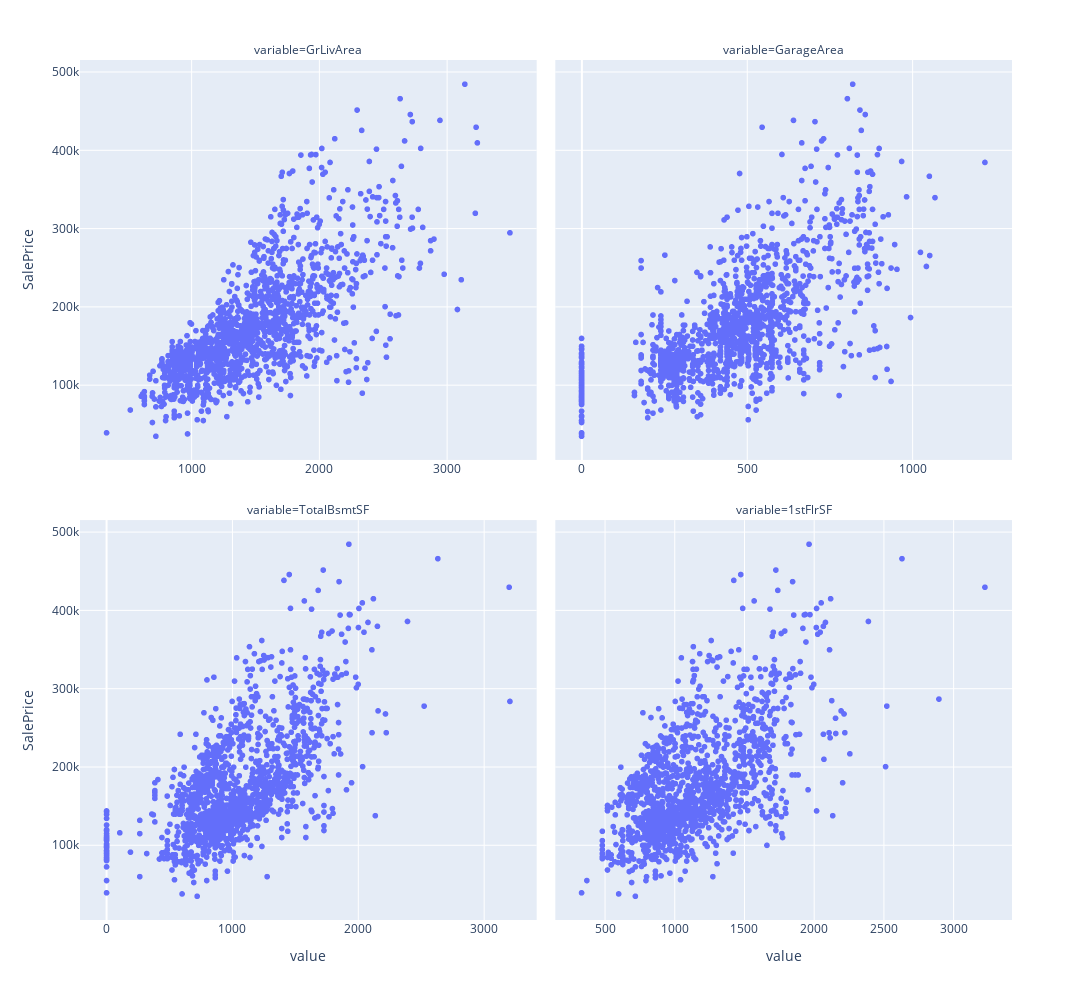

Source (notebook cell):
### Markdown cell above
### ***Outlier temizliginden sonra grafikler***

### Code cell
# surekli degiskenler icin scatterplot grafigi
f = pd.melt(house_prices, id_vars=['SalePrice'], value_vars=high_corr_cont)

fig = px.scatter(f, x="value", y="SalePrice",  facet_col="variable", facet_col_wrap=2)
fig.update_layout(width=1300, height=1000)
# x axis ini paylasmama ve tick label gosterimi icin
fig.update_xaxes(matches=None, showticklabels=True)
#fig.update_xaxes(showticklabels=True, row=0)
fig.show()

### Figure 1 — Plotly figure (JSON) as saved in the notebook; plotly's stock layout.template omitted (floating-point values rounded to 4 significant figures; data arrays with more than 128 entries replaced by an {"elided": "..."} marker saying what was removed)
{"data": [{"hovertemplate": "variable=GrLivArea<br>value=%{x}<br>SalePrice=%{y}<extra></extra>", "legendgroup": "", "marker": {"color": "#636efa", "symbol": "circle"}, "mode": "markers", "name": "", "showlegend": false, "type": "scattergl", "x": {"elided": "1411 int values"}, "xaxis": "x3", "y": {"elided": "1411 int values"}, "yaxis": "y3"}, {"hovertemplate": "variable=GarageArea<br>value=%{x}<br>SalePrice=%{y}<extra></extra>", "legendgroup": "", "marker": {"color": "#636efa", "symbol": "circle"}, "mode": "markers", "name": "", "showlegend": false, "type": "scattergl", "x": {"elided": "1411 int values"}, "xaxis": "x4", "y": {"elided": "1411 int values"}, "yaxis": "y4"}, {"hovertemplate": "variable=TotalBsmtSF<br>value=%{x}<br>SalePrice=%{y}<extra></extra>", "legendgroup": "", "marker": {"color": "#636efa", "symbol": "circle"}, "mode": "markers", "name": "", "showlegend": false, "type": "scattergl", "x": {"elided": "1411 int values"}, "xaxis": "x", "y": {"elided": "1411 int values"}, "yaxis": "y"}, {"hovertemplate": "variable=1stFlrSF<br>value=%{x}<br>SalePrice=%{y}<extra></extra>", "legendgroup": "", "marker": {"color": "#636efa", "symbol": "circle"}, "mode": "markers", "name": "", "showlegend": false, "type": "scattergl", "x": {"elided": "1411 int values"}, "xaxis": "x2", "y": {"elided": "1411 int values"}, "yaxis": "y2"}], "layout": {"annotations": [{"font": {}, "showarrow": false, "text": "variable=TotalBsmtSF", "x": 0.245, "xanchor": "center", "xref": "paper", "y": 0.465, "yanchor": "bottom", "yref": "paper"}, {"font": {}, "showarrow": false, "text": "variable=1stFlrSF", "x": 0.755, "xanchor": "center", "xref": "paper", "y": 0.465, "yanchor": "bottom", "yref": "paper"}, {"font": {}, "showarrow": false, "text": "variable=GrLivArea", "x": 0.245, "xanchor": "center", "xref": "paper", "y": 1.0, "yanchor": "bottom", "yref": "paper"}, {"font": {}, "showarrow": false, "text": "variable=GarageArea", "x": 0.755, "xanchor": "center", "xref": "paper", "y": 1.0, "yanchor": "bottom", "yref": "paper"}], "height": 1000, "legend": {"tracegroupgap": 0}, "margin": {"t": 60}, "width": 1300, "xaxis": {"anchor": "y", "autorange": true, "domain": [0, 0.49], "range": [-205.1, 3411.0], "showticklabels": true, "title": {"text": "value"}, "type": "linear"}, "xaxis2": {"anchor": "y2", "autorange": true, "domain": [0.51, 1], "range": [148.9, 3413.0], "showticklabels": true, "title": {"text": "value"}, "type": "linear"}, "xaxis3": {"anchor": "y3", "autorange": true, "domain": [0, 0.49], "range": [131.9, 3695.0], "showticklabels": true, "type": "linear"}, "xaxis4": {"anchor": "y4", "autorange": true, "domain": [0.51, 1], "range": [-78.04, 1298.0], "showticklabels": true, "type": "linear"}, "yaxis": {"anchor": "x", "autorange": true, "domain": [0, 0.465], "range": [4573.0, 515300.0], "title": {"text": "SalePrice"}, "type": "linear"}, "yaxis2": {"anchor": "x2", "autorange": true, "domain": [0, 0.465], "matches": "y", "range": [4573.0, 515300.0], "showticklabels": false, "type": "linear"}, "yaxis3": {"anchor": "x3", "autorange": true, "domain": [0.535, 1.0], "matches": "y", "range": [4573.0, 515300.0], "title": {"text": "SalePrice"}, "type": "linear"}, "yaxis4": {"anchor": "x4", "autorange": true, "domain": [0.535, 1.0], "matches": "y", "range": [4573.0, 515300.0], "showticklabels": false, "type": "linear"}}}
